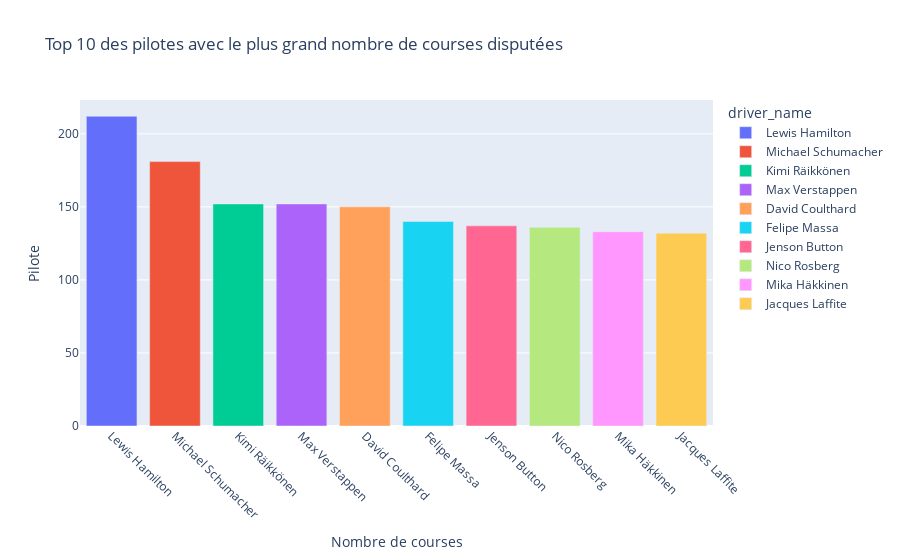

The notebook cell saved with this chart:
### Code cell
# Sélectionner les 10 premiers pilotes
top_10_participants = particip_plus.head(10)


fig = px.bar(top_10_participants, x='driver_name', y='races',color='driver_name',  title='Top 10 des pilotes avec le plus grand nombre de courses disputées')
fig.update_xaxes(title='Nombre de courses', tickangle=45)  
fig.update_yaxes(title='Pilote')
fig.show()

### Figure 1 — Plotly figure (JSON) as saved in the notebook; plotly's stock layout.template omitted (floating-point values rounded to 4 significant figures)
{"data": [{"alignmentgroup": "True", "hovertemplate": "driver_name=%{x}<br>races=%{y}<extra></extra>", "legendgroup": "Lewis Hamilton", "marker": {"color": "#636efa", "pattern": {"shape": ""}}, "name": "Lewis Hamilton", "offsetgroup": "Lewis Hamilton", "orientation": "v", "showlegend": true, "textposition": "auto", "type": "bar", "x": ["Lewis Hamilton"], "xaxis": "x", "y": [212], "yaxis": "y"}, {"alignmentgroup": "True", "hovertemplate": "driver_name=%{x}<br>races=%{y}<extra></extra>", "legendgroup": "Michael Schumacher", "marker": {"color": "#EF553B", "pattern": {"shape": ""}}, "name": "Michael Schumacher", "offsetgroup": "Michael Schumacher", "orientation": "v", "showlegend": true, "textposition": "auto", "type": "bar", "x": ["Michael Schumacher"], "xaxis": "x", "y": [181], "yaxis": "y"}, {"alignmentgroup": "True", "hovertemplate": "driver_name=%{x}<br>races=%{y}<extra></extra>", "legendgroup": "Kimi Räikkönen", "marker": {"color": "#00cc96", "pattern": {"shape": ""}}, "name": "Kimi Räikkönen", "offsetgroup": "Kimi Räikkönen", "orientation": "v", "showlegend": true, "textposition": "auto", "type": "bar", "x": ["Kimi Räikkönen"], "xaxis": "x", "y": [152], "yaxis": "y"}, {"alignmentgroup": "True", "hovertemplate": "driver_name=%{x}<br>races=%{y}<extra></extra>", "legendgroup": "Max Verstappen", "marker": {"color": "#ab63fa", "pattern": {"shape": ""}}, "name": "Max Verstappen", "offsetgroup": "Max Verstappen", "orientation": "v", "showlegend": true, "textposition": "auto", "type": "bar", "x": ["Max Verstappen"], "xaxis": "x", "y": [152], "yaxis": "y"}, {"alignmentgroup": "True", "hovertemplate": "driver_name=%{x}<br>races=%{y}<extra></extra>", "legendgroup": "David Coulthard", "marker": {"color": "#FFA15A", "pattern": {"shape": ""}}, "name": "David Coulthard", "offsetgroup": "David Coulthard", "orientation": "v", "showlegend": true, "textposition": "auto", "type": "bar", "x": ["David Coulthard"], "xaxis": "x", "y": [150], "yaxis": "y"}, {"alignmentgroup": "True", "hovertemplate": "driver_name=%{x}<br>races=%{y}<extra></extra>", "legendgroup": "Felipe Massa", "marker": {"color": "#19d3f3", "pattern": {"shape": ""}}, "name": "Felipe Massa", "offsetgroup": "Felipe Massa", "orientation": "v", "showlegend": true, "textposition": "auto", "type": "bar", "x": ["Felipe Massa"], "xaxis": "x", "y": [140], "yaxis": "y"}, {"alignmentgroup": "True", "hovertemplate": "driver_name=%{x}<br>races=%{y}<extra></extra>", "legendgroup": "Jenson Button", "marker": {"color": "#FF6692", "pattern": {"shape": ""}}, "name": "Jenson Button", "offsetgroup": "Jenson Button", "orientation": "v", "showlegend": true, "textposition": "auto", "type": "bar", "x": ["Jenson Button"], "xaxis": "x", "y": [137], "yaxis": "y"}, {"alignmentgroup": "True", "hovertemplate": "driver_name=%{x}<br>races=%{y}<extra></extra>", "legendgroup": "Nico Rosberg", "marker": {"color": "#B6E880", "pattern": {"shape": ""}}, "name": "Nico Rosberg", "offsetgroup": "Nico Rosberg", "orientation": "v", "showlegend": true, "textposition": "auto", "type": "bar", "x": ["Nico Rosberg"], "xaxis": "x", "y": [136], "yaxis": "y"}, {"alignmentgroup": "True", "hovertemplate": "driver_name=%{x}<br>races=%{y}<extra></extra>", "legendgroup": "Mika Häkkinen", "marker": {"color": "#FF97FF", "pattern": {"shape": ""}}, "name": "Mika Häkkinen", "offsetgroup": "Mika Häkkinen", "orientation": "v", "showlegend": true, "textposition": "auto", "type": "bar", "x": ["Mika Häkkinen"], "xaxis": "x", "y": [133], "yaxis": "y"}, {"alignmentgroup": "True", "hovertemplate": "driver_name=%{x}<br>races=%{y}<extra></extra>", "legendgroup": "Jacques Laffite", "marker": {"color": "#FECB52", "pattern": {"shape": ""}}, "name": "Jacques Laffite", "offsetgroup": "Jacques Laffite", "orientation": "v", "showlegend": true, "textposition": "auto", "type": "bar", "x": ["Jacques Laffite"], "xaxis": "x", "y": [132], "yaxis": "y"}], "layout": {"autosize": true, "barmode": "relative", "legend": {"title": {"text": "driver_name"}, "tracegroupgap": 0}, "title": {"text": "Top 10 des pilotes avec le plus grand nombre de courses disputées"}, "xaxis": {"anchor": "y", "autorange": true, "categoryarray": ["Lewis Hamilton", "Michael Schumacher", "Kimi Räikkönen", "Max Verstappen", "David Coulthard", "Felipe Massa", "Jenson Button", "Nico Rosberg", "Mika Häkkinen", "Jacques Laffite"], "categoryorder": "array", "domain": [0, 1], "range": [-0.5, 9.5], "tickangle": 45, "title": {"text": "Nombre de courses"}, "type": "category"}, "yaxis": {"anchor": "x", "autorange": true, "domain": [0, 1], "range": [0, 223.2], "title": {"text": "Pilote"}, "type": "linear"}}}
